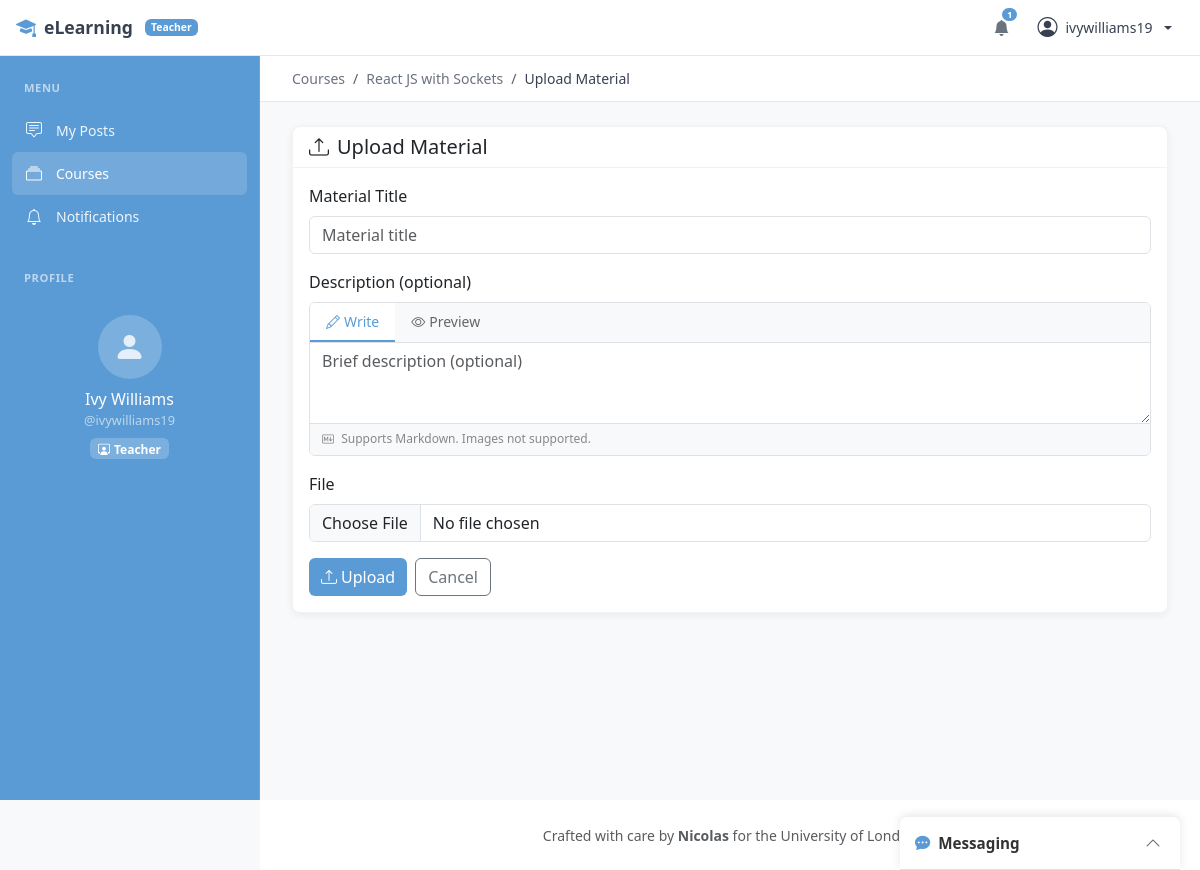
The page /courses/30/materials/upload/ (signed in) on the database its author committed.
### apps/accounts/models.py (models this page shows, shortened)
class User(AbstractUser):
    class UserType(models.TextChoices):
        STUDENT = 'student', 'Student'
        TEACHER = 'teacher', 'Teacher'
    email = models.EmailField(unique=True)
    user_type = models.CharField(
        max_length=10,
        choices=UserType.choices,
        default=UserType.STUDENT,
    )
    photo = models.ImageField(
        upload_to=profile_photo_path,
        storage=media_storage,
        blank=True,
        null=True,
    )
    bio = models.TextField(blank=True, max_length=500)
    created_at = models.DateTimeField(auto_now_add=True)
    updated_at = models.DateTimeField(auto_now=True)
    @property
    def is_teacher(self):
        return self.user_type == self.UserType.TEACHER

### apps/courses/models.py (models this page shows, shortened)
class Course(models.Model):
    title = models.CharField(max_length=200)
    description = models.TextField()
    teacher = models.ForeignKey(
        settings.AUTH_USER_MODEL,
        on_delete=models.CASCADE,
        related_name='courses_teaching'
    )
    created_at = models.DateTimeField(auto_now_add=True)
    updated_at = models.DateTimeField(auto_now=True)
    is_active = models.BooleanField(default=True)
    class Meta:
        ordering = ['-created_at']

### apps/courses/views.py (the view)
# urls.py: path('<int:pk>/materials/upload/', views.upload_material, name='upload_material'),
@login_required
def upload_material(request, pk):
    course = get_object_or_404(Course, pk=pk, teacher=request.user)
    if request.method == 'POST':
        form = CourseMaterialForm(request.POST, request.FILES)
        if form.is_valid():
            material = form.save(commit=False)
            material.course = course
            material.save()
            messages.success(request, 'Material uploaded successfully!')
            return redirect('courses:course_detail', pk=pk)
    else:
        form = CourseMaterialForm()
    return render(request, 'courses/upload_material.html', {
        'form': form,
        'course': course
    })

### apps/courses/forms.py
class CourseMaterialForm(forms.ModelForm):
    class Meta:
        model = CourseMaterial
        fields = ['title', 'description', 'file']
        widgets = {
            'title': forms.TextInput(attrs={
                'class': 'form-control',
                'placeholder': 'Material title'
            }),
            'description': forms.Textarea(attrs={
                'class': 'form-control',
                'placeholder': 'Brief description (optional)',
                'rows': 2
            }),
            'file': forms.FileInput(attrs={
                'class': 'form-control'
            }),
        }

### templates/courses/upload_material.html (shortened to what this page needs)
{% extends 'base_sidebar.html' %}
{% block sidebar %}
{% with active_menu='courses' %}{% include 'includes/sidebar_menu.html' %}{% endwith %}
{% endblock sidebar %}
{% block breadcrumb %}
<div class="breadcrumb-bar">
    <nav aria-label="breadcrumb">
        <ol class="breadcrumb">
            <li class="breadcrumb-item"><a href="{% url 'courses:course_list' %}">Courses</a></li>
            <li class="breadcrumb-item"><a href="{% url 'courses:course_detail' course.pk %}">{{ course.title }}</a></li>
            <li class="breadcrumb-item active">Upload Material</li>
        </ol>
    </nav>
</div>
{% endblock breadcrumb %}
{% block content %}
<div class="card">
    <div class="card-header">
        <h5 class="mb-0">
            <i class="bi bi-upload me-2"></i>Upload Material
        </h5>
    </div>
    <div class="card-body">
        <form method="post" enctype="multipart/form-data">
            <div class="mb-3">
                <label for="id_title" class="form-label">Material Title</label>
                {{ form.title }}
            </div>
            <div class="mb-3">
                <label for="id_description" class="form-label">Description (optional)</label>
                {% include 'includes/markdown_editor.html' with field_name='description' field_id='id_description' field_value=form.description.value rows=2 placeholder="Brief description (optional)" %}
            </div>
            <div class="mb-3">
                <label for="id_file" class="form-label">File</label>
                {{ form.file }}
            </div>
            <div class="d-flex gap-2">
                <button type="submit" class="btn btn-primary">
                    <i class="bi bi-upload me-1"></i>Upload
                </button>
                <a href="{% url 'courses:course_detail' course.pk %}" class="btn btn-outline-secondary">Cancel</a>
            </div>
        </form>
    </div>
</div>
{% endblock %}

### templates/base_sidebar.html (shortened to what this page needs)
{% load static %}
<!DOCTYPE html>
<html lang="en">
<head>
    <link href="https://cdn.jsdelivr.net/npm/bootstrap@5.3.2/dist/css/bootstrap.min.css" rel="stylesheet">
    <link href="https://cdn.jsdelivr.net/npm/bootstrap-icons@1.11.1/font/bootstrap-icons.css" rel="stylesheet">
    <link href="{% static 'css/style.css' %}" rel="stylesheet">
</head>
<body>
    <header class="app-header">
        <a href="{% url 'posts' %}" class="header-brand">
            <i class="bi bi-mortarboard-fill"></i>
            <span>eLearning</span>
            {% if user.is_authenticated and user.is_teacher %}
                <span class="badge" style="background-color: #5a9bd5; color: white; font-size: 0.65rem; padding: 3px 6px; margin-left: 4px;">Teacher</span>
            {% endif %}
        </a>
        <div class="header-actions">
            {% if user.is_authenticated %}
                <a href="{% url 'notifications:list' %}" class="header-btn position-relative">
                    <i class="bi bi-bell" id="notification-icon"></i>
                    <span class="position-absolute badge rounded-pill d-none" id="notification-badge" style="top: 0; right: 0; font-size: 0.6rem; padding: 2px 5px; background-color: #5a9bd5;">
                    </span>
                </a>
                <div class="dropdown">
                    <a href="#" class="header-user dropdown-toggle" data-bs-toggle="dropdown">
                        <i class="bi bi-person-circle"></i>
                        <span class="d-none d-sm-inline">{{ user.username }}</span>
                    </a>
                </div>
            {% else %}
                <a href="{% url 'accounts:login' %}" class="btn btn-sm btn-outline-secondary">Login</a>
                <a href="{% url 'accounts:register' %}" class="btn btn-sm btn-primary">Register</a>
            {% endif %}
        </div>
    </header>
    <aside class="app-sidebar" id="appSidebar">
        <nav class="sidebar-nav">
            {% block sidebar %}{% endblock sidebar %}
        </nav>
    </aside>
    <main class="app-main">
        {% block breadcrumb %}{% endblock %}
        <div class="main-content">
            {% block content %}{% endblock %}
        </div>
    </main>
    <footer class="app-footer">
        <p class="mb-0 small text-muted">
            Crafted with care by <strong>Nicolas</strong> for the University of London
        </p>
    </footer>
    {% if user.is_authenticated %}
        {% include 'chat/chat_widget.html' %}
    {% endif %}
</body>
</html>

### templates/includes/sidebar_menu.html
<div class="sidebar-section">
    <div class="sidebar-section-title">Menu</div>
    <a href="{% url 'posts' %}" class="sidebar-link {% if active_menu == 'posts' %}active{% endif %}">
        <i class="bi bi-chat-square-text"></i>
        <span>My Posts</span>
    </a>
    <a href="{% url 'courses:course_list' %}" class="sidebar-link {% if active_menu == 'courses' %}active{% endif %}">
        <i class="bi bi-collection"></i>
        <span>Courses</span>
    </a>
    <a href="{% url 'notifications:list' %}" class="sidebar-link {% if active_menu == 'notifications' %}active{% endif %}">
        <i class="bi bi-bell"></i>
        <span>Notifications</span>
    </a>
</div>
{% if user.is_authenticated %}
<div class="sidebar-section">
    <div class="sidebar-section-title">Profile</div>
    <div class="px-3 py-3 text-center">
        <a href="{% url 'accounts:profile' user.username %}" class="text-decoration-none">
            {% if user.photo %}
                <img src="{{ user.photo.url }}" alt="{{ user.username }}"
                     style="width: 64px; height: 64px; border-radius: 50%; object-fit: cover; border: 2px solid rgba(255,255,255,0.3);">
            {% else %}
                <div style="width: 64px; height: 64px; border-radius: 50%; background: rgba(255,255,255,0.2); display: inline-flex; align-items: center; justify-content: center; margin: 0 auto;">
                    <i class="bi bi-person-fill" style="font-size: 2rem; color: rgba(255,255,255,0.8);"></i>
                </div>
            {% endif %}
        </a>
        <div class="mt-2">
            <a href="{% url 'accounts:profile' user.username %}" style="color: white; font-weight: 500; text-decoration: none;">
                {{ user.get_full_name|default:user.username }}
            </a>
        </div>
        <div style="color: rgba(255,255,255,0.6); font-size: 0.8rem;">@{{ user.username }}</div>
        <span class="badge mt-2" style="background: rgba(255,255,255,0.2); color: white;">
            {% if user.is_teacher %}
                <i class="bi bi-person-workspace me-1"></i>Teacher
            {% else %}
                <i class="bi bi-mortarboard me-1"></i>Student
            {% endif %}
        </span>
    </div>
</div>
{% endif %}

### static/css/style.css (style rules this page uses)
:root { --primary-blue: #5a9bd5; --primary-blue-light: #e8f1f8; --primary-blue-hover: #4a8bc5; --accent-green: #7cb87c; --accent-green-light: #e8f5e8; --bg-light: #f8f9fa; --bg-white: #ffffff; --text-primary: #333333; --text-secondary: #666666; --text-muted: #888888; --border-color: #dee2e6; --error-color: #e8a5a5; --error-text: #c25555; }
body { min-height: 100vh; display: flex; flex-direction: column; background-color: var(--bg-light); color: var(--text-primary); }
main { flex: 1; }
.card { box-shadow: 0 2px 8px rgba(0, 0, 0, 0.06); border: 1px solid rgba(0, 0, 0, 0.05); border-radius: 0.5rem; }
.card-header { background-color: #fff; border-bottom: 1px solid rgba(0, 0, 0, 0.05); border-radius: 0.5rem 0.5rem 0 0 !important; }
.btn-primary { background-color: var(--primary-blue); border: none; color: var(--bg-white); }
footer { background-color: #fff !important; border-top: 1px solid rgba(0, 0, 0, 0.05); }
a { color: var(--primary-blue); }

### templates/base_sidebar.html (style rules this page uses)
:root { --sidebar-width: 260px; --header-height: 56px; --sidebar-bg: #5a9bd5; --sidebar-border: rgba(255, 255, 255, 0.1); --sidebar-text: rgba(255, 255, 255, 0.9); --sidebar-text-muted: rgba(255, 255, 255, 0.6); --sidebar-hover: rgba(255, 255, 255, 0.1); --sidebar-active: #ffffff; --sidebar-active-bg: rgba(255, 255, 255, 0.15); }
body { min-height: 100vh; display: flex; flex-direction: column; }
.app-header { position: fixed; top: 0; left: 0; right: 0; height: var(--header-height); background: white; border-bottom: 1px solid #e5e7eb; z-index: 1030; display: flex; align-items: center; padding: 0 1rem; }
.header-brand { display: flex; align-items: center; gap: 0.5rem; font-weight: 600; font-size: 1.1rem; color: #374151; text-decoration: none; }
.header-brand i { color: #5a9bd5; font-size: 1.25rem; }
.header-actions { margin-left: auto; display: flex; align-items: center; gap: 0.5rem; }
.header-btn { background: none; border: none; color: #6b7280; padding: 0.5rem; border-radius: 6px; cursor: pointer; position: relative; }
.header-user { display: flex; align-items: center; gap: 0.5rem; padding: 0.375rem 0.75rem; border-radius: 6px; color: #374151; text-decoration: none; font-size: 0.875rem; }
.header-user i { font-size: 1.25rem; }
.app-sidebar { position: fixed; top: var(--header-height); left: 0; width: var(--sidebar-width); height: calc(100vh - var(--header-height)); background: var(--sidebar-bg); border-right: 1px solid var(--sidebar-border); z-index: 1020; overflow-y: auto; padding: 1rem 0; transition: transform 0.3s ease; }
.sidebar-nav { padding: 0 0.75rem; }
.sidebar-section { margin-bottom: 1.5rem; }
.sidebar-section-title { font-size: 0.7rem; font-weight: 600; text-transform: uppercase; letter-spacing: 0.05em; color: var(--sidebar-text-muted); padding: 0.5rem 0.75rem; margin-bottom: 0.25rem; }
.sidebar-link { display: flex; align-items: center; gap: 0.75rem; padding: 0.6rem 0.75rem; color: var(--sidebar-text); text-decoration: none; border-radius: 6px; font-size: 0.875rem; transition: all 0.15s ease; }
.sidebar-link.active { background: var(--sidebar-active-bg); color: var(--sidebar-active); font-weight: 500; }
.sidebar-link i { font-size: 1rem; width: 1.25rem; text-align: center; }
.app-main { margin-top: var(--header-height); margin-left: var(--sidebar-width); min-height: calc(100vh - var(--header-height)); padding: 0; flex: 1; }
.main-content { max-width: 1200px; margin: 0 auto; padding: 1.5rem 2rem; }
.breadcrumb-bar { background: white; border-bottom: 1px solid #e5e7eb; padding: 0.75rem 2rem; display: flex; align-items: center; gap: 1rem; flex-wrap: wrap; }
.breadcrumb-bar .breadcrumb { margin: 0; padding: 0; background: none; }
.breadcrumb-bar .breadcrumb-item { font-size: 0.875rem; }
.breadcrumb-bar .breadcrumb-item a { color: #6b7280; text-decoration: none; }
.breadcrumb-bar .breadcrumb-item.active { color: #374151; }
.app-footer { margin-left: var(--sidebar-width); padding: 1.5rem; text-align: center; border-top: 1px solid var(--sidebar-border); background: var(--sidebar-bg); }

### rows shown on the page
User: username "ivywilliams19", get_full_name "Ivy Williams"
Course: title "React JS with Sockets"
